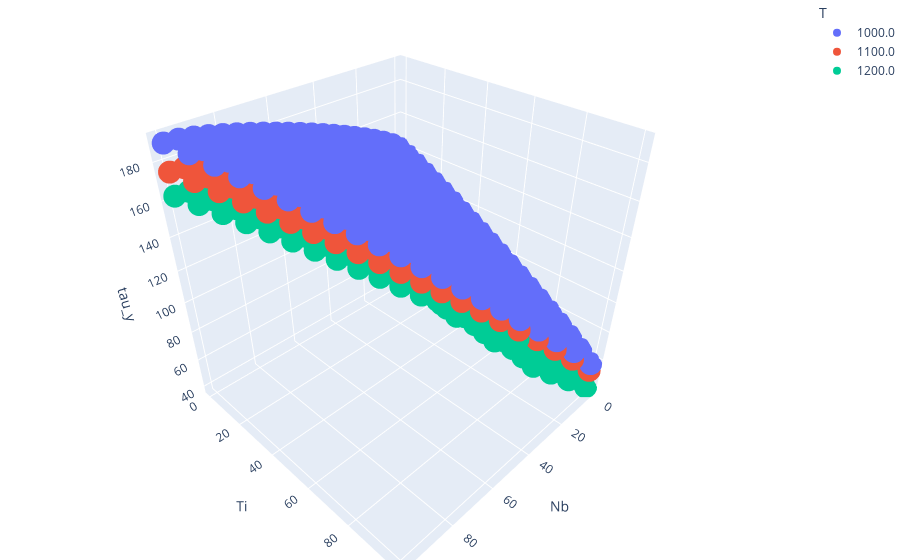

Notebook cell for this chart:
### Code cell
# concatenate the two datasets and plot
all_data_df = pd.concat([model.calc_data_all['1000'],model.calc_data_all['1100'],model.calc_data_all['1200']])
all_data_df["T"] = all_data_df["T"].astype(str)
fig = px.scatter_3d(all_data_df, x='Nb', y='Ti', z='tau_y',color='T')

fig.update_layout(margin=dict(l=0, r=0, b=0, t=0))
fig.update_layout(scene_aspectmode='cube')
fig.show()

### Figure 1 — Plotly figure (JSON) as saved in the notebook; plotly's stock layout.template omitted (floating-point values rounded to 4 significant figures; data arrays with more than 128 entries replaced by an {"elided": "..."} marker saying what was removed)
{"data": [{"hovertemplate": "T=1000.0<br>Nb=%{x}<br>Ti=%{y}<br>tau_y=%{z}<extra></extra>", "legendgroup": "1000.0", "marker": {"color": "#636efa", "symbol": "circle"}, "mode": "markers", "name": "1000.0", "scene": "scene", "showlegend": true, "type": "scatter3d", "x": {"elided": "231 int values"}, "y": {"elided": "231 int values"}, "z": {"elided": "231 float values"}}, {"hovertemplate": "T=1100.0<br>Nb=%{x}<br>Ti=%{y}<br>tau_y=%{z}<extra></extra>", "legendgroup": "1100.0", "marker": {"color": "#EF553B", "symbol": "circle"}, "mode": "markers", "name": "1100.0", "scene": "scene", "showlegend": true, "type": "scatter3d", "x": {"elided": "231 int values"}, "y": {"elided": "231 int values"}, "z": {"elided": "231 float values"}}, {"hovertemplate": "T=1200.0<br>Nb=%{x}<br>Ti=%{y}<br>tau_y=%{z}<extra></extra>", "legendgroup": "1200.0", "marker": {"color": "#00cc96", "symbol": "circle"}, "mode": "markers", "name": "1200.0", "scene": "scene", "showlegend": true, "type": "scatter3d", "x": {"elided": "231 int values"}, "y": {"elided": "231 int values"}, "z": {"elided": "231 float values"}}], "layout": {"legend": {"title": {"text": "T"}, "tracegroupgap": 0}, "margin": {"b": 0, "l": 0, "r": 0, "t": 0}, "scene": {"aspectmode": "cube", "domain": {"x": [0, 1], "y": [0, 1]}, "xaxis": {"title": {"text": "Nb"}}, "yaxis": {"title": {"text": "Ti"}}, "zaxis": {"title": {"text": "tau_y"}}}}}
